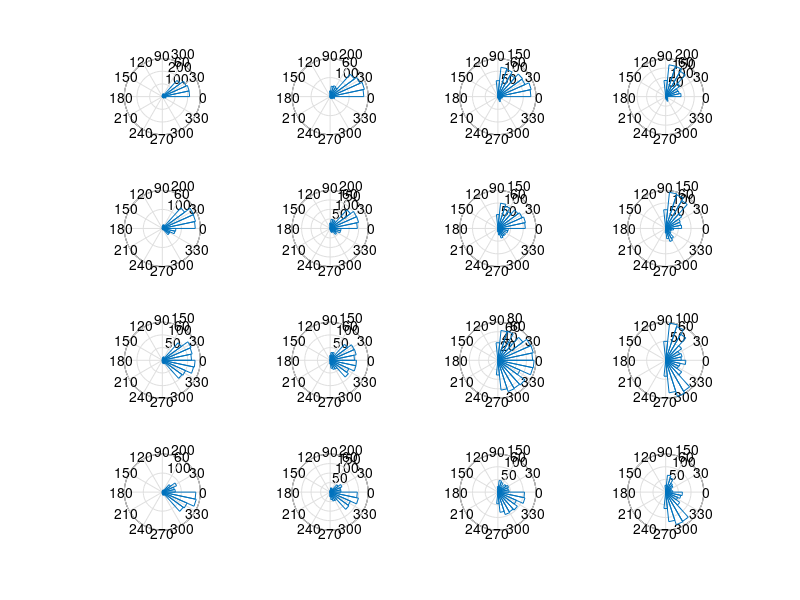
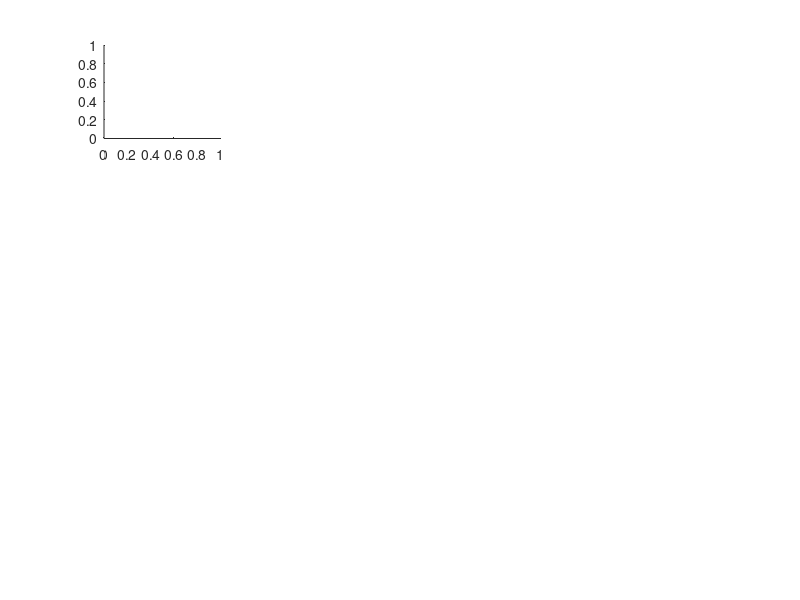

The MATLAB source for these figures, in order: (Note: this script raises an error after producing the figures.)
close all; clear all;
%% Generate wave angles
A = [.9, .75, .5, .3];
U = [.9, .75, .5, .3];

numWaves = 1000; % number of wave angles to generate

waves = NaN(numWaves, length(A), length(U));  % holds wave angles for A and U values

for i = (1:1:numWaves)
    angle = rand() * (pi/4);    % random angle 0 - pi/4
    asym = rand();              % random variable determining direction of approach
    highness = rand();          % random variable determining above or below 45 degrees 
    waves(i,:,:) = angle;
    for j = (1:1:length(A))
        for k = (1:1:length(U))
            % add pi/4 to angle for any U such that highness > U(k)
            if highness >= U(k)
                waves(i,j,k) = waves(i,j,k) + pi/4;
            end
        end
        % change sign of angle (approach from righ) for any A such than asym > A(j)
        if asym >= A(j)
            waves(i,j,:) = -waves(i,j,:);
        end
    end
    
end

%% create rose plots
hfig = figure();
set(hfig, 'Position', [200, 30, 1200, 1200]);

for j = (1:1:length(A))
    for k = (1:1:length(U))
        subplot(length(A), length(U), sub2ind([length(A) length(U)], k, j))
        rose(waves(:, j, k), 30);
        if k == 1
            ylabel(['A = ' num2str(A(j))])
        end
        if j == length(A)
            xlabel(['U = ' num2str(U(k))])
        end
    end
end


%% create histograms
hfig = figure();
set(hfig, 'Position', [200, 30, 1200, 1200]);

deg_waves = rad2deg(waves);  % convert rad to degrees to ease of labeling
for j = (1:1:length(A))
    for k = (1:1:length(U))
        subplot(length(A), length(U), sub2ind([length(A) length(U)], k, j))
        histogram(deg_waves(:, j, k), 16);
        if k == 1
            ylabel(['A = ' num2str(A(j))])
        end
        if j == length(A)
            xlabel(['U = ' num2str(U(k))])
        end
        xlim([-90 90])
        ylim([0 200])
        set(gca, 'xdir', 'reverse')  % reverse so that positive is left, as in CEM
        grid on
    end
end